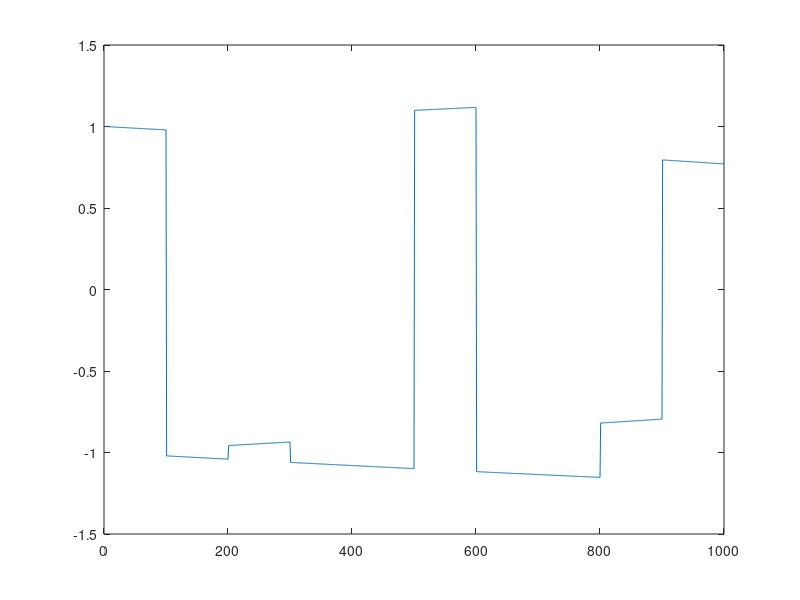

This figure's MATLAB source:
numSyms=10; %generujemy 10 symboli
sps=100;%liczba probek na symbol
Ts=1e-6;
M=4; %modulation order. Jak widać testujemy modulację QPSK
inData=randi([0 M-1],1,numSyms);

%TODO 2: przekształć wejściowy strumień danych na ciąg symboli QPSK użyj funkcji qammod
symStr=qammod(inData,M); %wygeneruj ciąg symboli QPSK

%TODO 3: w naszym eksperymencie zakładamy szybkosć symbolową 10 ksym/s zatem czas trwania każdego symbolu to 100 taktów zegara
%wydłuż czas trwania symboli znajdujących się w zmiennej symStr z jednego do stu taktów korzystając z funkcji repelem
symStr=repelem(symStr,sps);
%Przygladając się zmiennej symStr można zauważyć, że zawiera ona tzw. dolnopasmową reprezentację zespoloną sygnału
%Krótko mówiąc opisuje ona, w postaci liczby zespolonej, amplitudę i fazę sygnału przy założeniu że jego częstotliwość środkowa (czyli nośna) to 0 Hz
%Jesli chcemy zobaczyć rzeczywistą postać sygnału najprościej będzie jeśli przesuniemy sygnał w dziedzienie częstotliwości np o 30 kHz a następnie weźmiemy z niego jedynie część rzeczywistą

%TODO 4: przesuń sygnał w dziedzinie częstotliwości o 30 kHz mnożąc go
%przez sygnał postaci e^jwt. Użyj funkcji exp i real. W Matlabie jednostke
%urojoną zapisujemy jako 1i
fc=3e4;
t=((0:(length(symStr)-1))/fc);
cplxMod=symStr.*exp(1i*t*2*pi);
% pwelch(cplxMod,4096,[],[],1/Ts,'centered');
realMod=real(cplxMod);
%zrobione? TAK, to oglądamy
title('postać rzeczywista niefiltrowanego sygnału QPSK');
plot(realMod);
